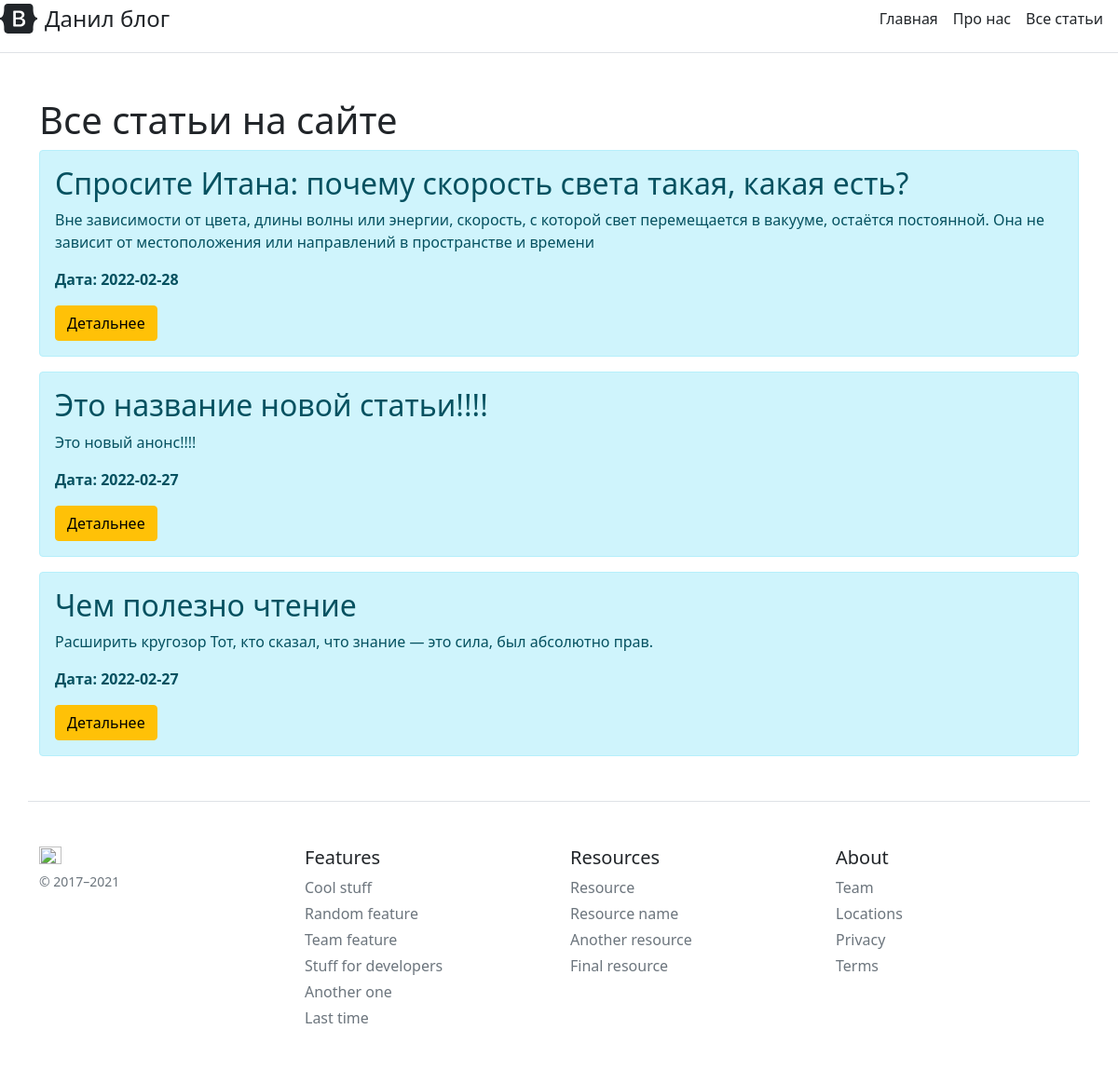
The page /posts on the database its author committed.
### app.py (models this page shows, shortened)
class Article(db.Model):
    id = db.Column(db.Integer, primary_key=True)  # Уникальный идентификатор
    title = db.Column(db.String(100), nullable=False)  # Заголовок статьи
    intro = db.Column(db.String(300), nullable=False)  # Вступительный текст
    text = db.Column(db.Text, nullable=False)  # Полный текст статьи
    date = db.Column(db.DateTime, default=datetime.utcnow)  # Время статьи

### app.py (the view)
@app.route('/posts')
def posts():
    articles = Article.query.order_by(Article.date.desc()).all()
    return render_template('posts.html', articles=articles)

### templates/posts.html (shortened to what this page needs)
{% extends 'base.html' %}
{% block body %}
<div class="container mt-5">
    <h1>Все статьи на сайте</h1>
    {% if articles|length > 0 %}
        {% for el in articles %}
        <div class="alert alert-info">
            <h2>{{ el.title }}</h2>
            <p>{{ el.intro }}</p>
            <p><b>Дата: {{ el.date.date() }}</b></p>
            <a href="/posts/{{ el.id }}" class="btn btn-warning">Детальнее</a>
        </div>
        {% endfor %}
    {% else %}
    <p>У нас еще нет статей на сайте!</p>
    {% endif %}
</div>
{% endblock %}

### rows shown on the page
Article: title "Спросите Итана: почему скорость света такая, какая есть?", intro "Вне зависимости от цвета, длины волны или энергии, скорость, с которой свет перемещается в вакууме, остаётся постоянной. Она не зависит от местоположения или направлений в пространстве и времени", date "2022-02-28"
Article: title "Это название новой статьи!!!!", intro "Это новый анонс!!!!", date "2022-02-27"
Article: title "Чем полезно чтение", intro "Расширить кругозор Тот, кто сказал, что знание — это сила, был абсолютно прав.", date "2022-02-27"
